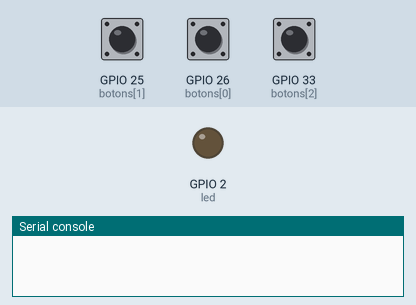
A program run on a simulated ESP32 board running MicroPython. On the bench: output pins drawn as LEDs (lit = HIGH), the last lines printed to the serial console. Inputs (shaded band) come from the test bench; at power-on: GPIO 25 (botons[1]) HIGH, GPIO 26 (botons[0]) HIGH, GPIO 33 (botons[2]) HIGH.

Above: at 1.2 s.
1.3 s: GPIO 25 (botons[1]) pulled LOW for 0.15 s
At 1.4 s:
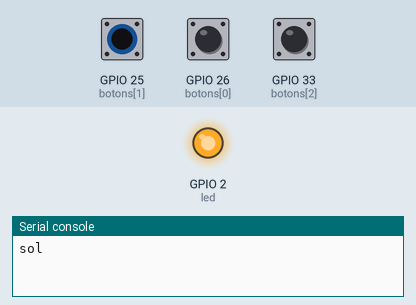
3.0 s: GPIO 26 (botons[0]) pulled LOW for 0.15 s
At 4.3 s:
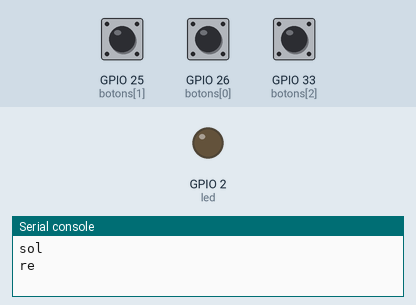
4.6 s: GPIO 33 (botons[2]) pulled LOW for 0.15 s
At 4.7 s:
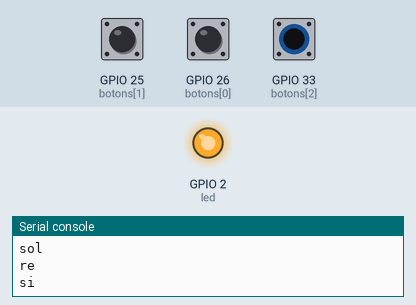
6.2 s: GPIO 33 (botons[2]) pulled LOW for 3.2 s
At 10.1 s:
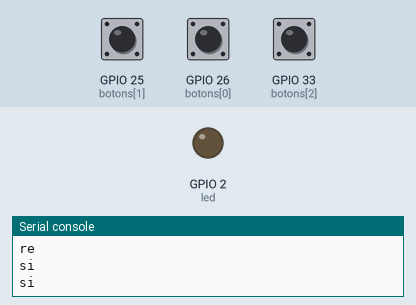
10.9 s: GPIO 25 (botons[1]) pulled LOW for 3.2 s
At 11.3 s:
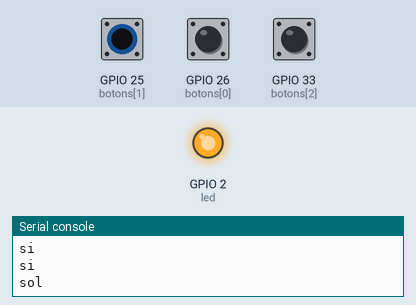
Timing chart, 0 to 15.6 s (numbered marks = the images above; inputs shaded):
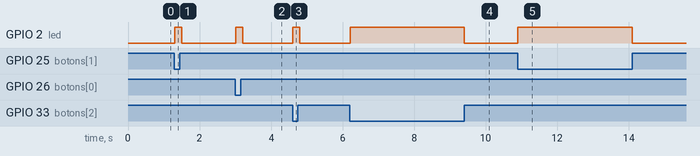

The program:

main.py
```python
from machine import Pin # type: ignore
import time

botons = [
    Pin(26, Pin.IN, Pin.PULL_UP),
    Pin(25, Pin.IN, Pin.PULL_UP),
    Pin(33, Pin.IN, Pin.PULL_UP),
]

notes = [
    "re",
    "sol",
    "si",
]

led = Pin(2, Pin.OUT)

def main():
    while True:
        for boton, note in zip(botons, notes):
            if boton.value() == 0:
                led.on()

                # send note through serial
                print(note)
                time.sleep_ms(200)

                while boton.value() == 0:
                    pass

                led.off()

        time.sleep_ms(50)

if __name__ == '__main__':
    main()
```

Measured:
- after the input at 1.3 s, GPIO 2 (led): LOW → HIGH at once, → LOW 0.20 s later
- after the input at 3.0 s, GPIO 2 (led): LOW → HIGH at once, → LOW 0.20 s later
- after the input at 4.6 s, GPIO 2 (led): LOW → HIGH at once, → LOW 0.20 s later
- after the input at 6.2 s, GPIO 2 (led): LOW → HIGH at once, → LOW 3.2 s later
- after the input at 10.9 s, GPIO 2 (led): LOW → HIGH at once, → LOW 3.2 s later
